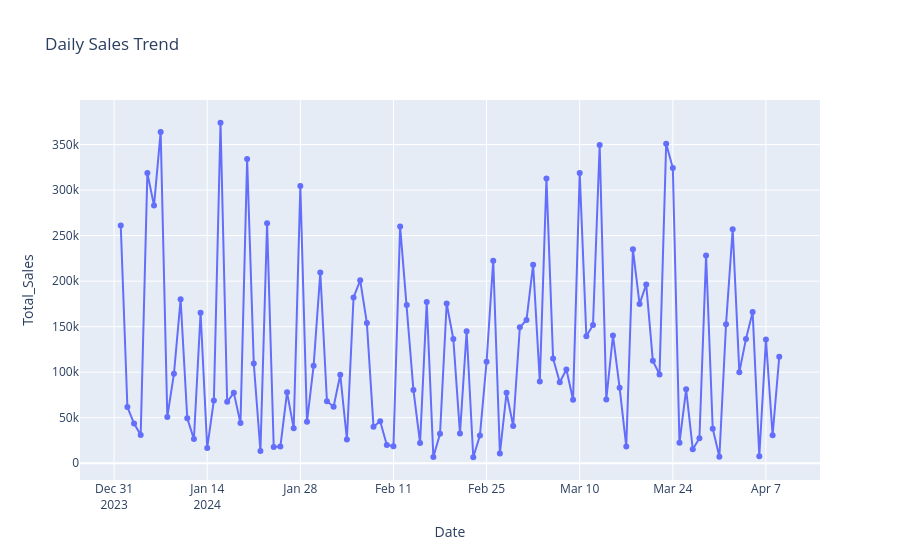

Source (notebook cell):
### Code cell
df["Date"] = pd.to_datetime(df["Date"])

daily_sales = df.groupby("Date")["Total_Sales"].sum().reset_index()

fig = px.line(
    daily_sales,
    x="Date",
    y="Total_Sales",
    markers=True,
    title="Daily Sales Trend"
)

fig.show()

fig.write_image("visualizations/sales_trend.png")

print("Sales trend image saved successfully!")
